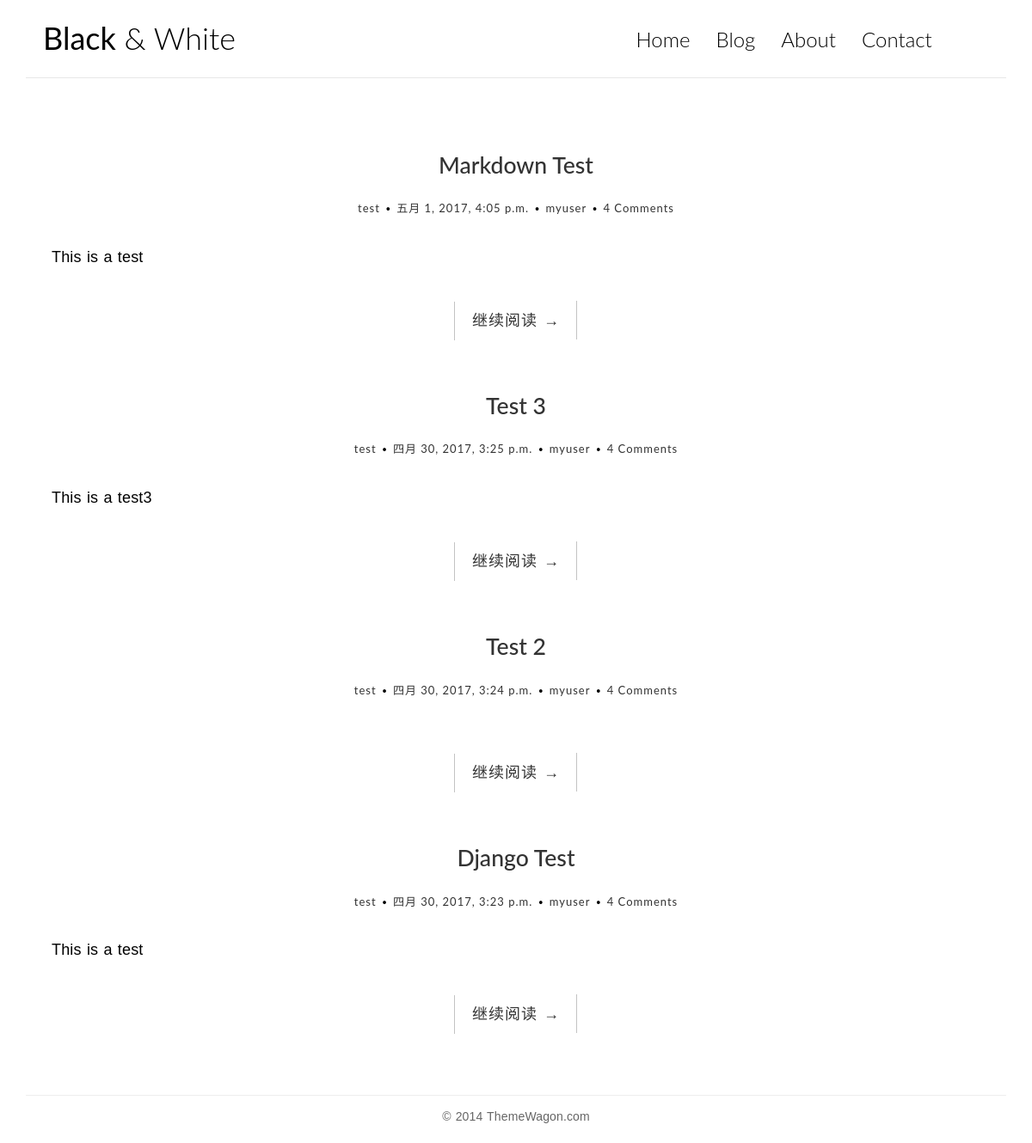
The app's page /fullscreen/ with its own data.
### blog/models.py (models this page shows, shortened)
class Post(models.Model):
	title = models.CharField(max_length=70)
	body = models.TextField()
	created_time = models.DateTimeField()
	modified_time = models.DateTimeField()
	excerpt = models.CharField(max_length=200, blank=True)
	category = models.ForeignKey(Category)
	tags = models.ManyToManyField(Tag, blank=True)
	author = models.ForeignKey(User)
	def get_absolute_url(self):
		return reverse('blog:detail', kwargs={'pk':self.pk})
	class Meta:
		ordering = ['-created_time','title']

class Category(models.Model):
	name = models.CharField(max_length=100)
	def __str__(self):
		return self.name

### blog/views.py (the view)
# urls.py: url(r'^fullscreen/$', views.fullscreen, name='fullscreen'),
def fullscreen(request):
	post_list = Post.objects.all()
	return render(request, 'blog/fullscreen.html', context={ 'post_list':post_list })

### templates/blog/fullscreen.html (shortened to what this page needs)
<!DOCTYPE html>
<html>
	<head>
	    {% load staticfiles %}
	    <link rel="stylesheet" href="{% static 'blog/css/bootstrap.min.css' %}">
	    <link rel="stylesheet" href="http://code.ionicframework.com/ionicons/2.0.1/css/ionicons.min.css">
	    <link rel="stylesheet" href="{% static 'blog/css/pace.css' %}">
	    <link rel="stylesheet" href="{% static 'blog/css/custom.css' %}">
	    <link rel="stylesheet" href="{% static 'blog/css/friendly.css' %}">
	</head>
	<body>
		<div class="container">
			<header id="site-header">
				<div class="row">
					<div class="col-md-4 col-sm-5 col-xs-8">
						<div class="logo">
							<h1><a href="index.html"><b>Black</b> &amp; White</a></h1>
						</div>
					</div>
					<div class="col-md-8 col-sm-7 col-xs-4">
						<nav class="main-nav" role="navigation">
							<div class="collapse navbar-collapse" id="bs-example-navbar-collapse-1">
  								<ul class="nav navbar-nav navbar-right">
    								<li class="cl-effect-11"><a href="index.html" data-hover="Home">Home</a></li>
    								<li class="cl-effect-11"><a href="full-width.html" data-hover="Blog">Blog</a></li>
    								<li class="cl-effect-11"><a href="about.html" data-hover="About">About</a></li>
    								<li class="cl-effect-11"><a href="contact.html" data-hover="Contact">Contact</a></li>
  								</ul>
							</div>
						</nav>
					</div>
				</div>
			</header>
		</div>
		<div class="content-body">
			<div class="container">
				<div class="row">
					<main class="col-md-12">
					{% for post in post_list %}
						<article class="post post-1">
							<header class="entry-header">
								<h1 class="entry-title">
									<a href="{{ post.get_absolute_url }}">{{ post.title }}</a>
								</h1>
								<div class="entry-meta">
									<span class="post-category"><a href="{% url 'blog:category' post.pk %}">{{ post.category }}</a></span>
									<span class="post-date"><a href="{% url 'blog:archives' post.created_time.year  post.created_time.month %}"><time class="entry-date" datetime="{{ post.created_time }}">{{ post.created_time }}</time></a></span>
									<span class="post-author"><a href="#">{{ post.author }}</a></span>
									<span class="comments-link"><a href="">4 Comments</a></span>
								</div>
							</header>
							<div class="entry-content clearfix">
								<p>{{ post.excerpt }}</p>
								<div class="read-more cl-effect-14">
									<a href="{{ post.get_absolute_url }}" class="more-link">继续阅读 <span class="meta-nav">→</span></a>
								</div>
							</div>
						</article>
					{% empty %}
						<div class="no-post">暂时还没有发布的文章！</div>
					{% endfor %}
					</main>
				</div>
			</div>
		</div>
		<footer id="site-footer">
			<div class="container">
				<div class="row">
					<div class="col-md-12">
						<p class="copyright">&copy; 2014 ThemeWagon.com</p>
					</div>
				</div>
			</div>
		</footer>
	</body>
</html>

### blog/static/blog/css/custom.css (style rules this page uses)
* { outline: none; }
h1, h2, h3, h4, h5, h6 { margin-top: 0; }
b { font-weight: 400; }
a { color: #333; }
body { color: #444; font-family: 'Lato', sans-serif; }
p { font-family: 'Ubuntu', sans-serif; font-weight: 400; word-spacing: 1px; letter-spacing: 0.01em; }
#site-header { background-color: #FFF; padding: 25px 20px; margin-bottom: 40px; border-bottom: 1px solid #e7e7e7; }
.logo h1 a { color: #000; }
.logo h1 { margin: 0; font-family: 'Lato', sans-serif; font-weight: 300; }
.main-nav { margin-top: 11px; max-width: 95%; }
.main-nav a { color: #000000 !important; padding: 0 0 5px 0 !important; margin-right: 30px; font-family: 'Lato', sans-serif; font-weight: 300; font-size: 24px; }
.cl-effect-11 a { padding: 10px 0; color: #0972b4; text-shadow: none; }
.cl-effect-11 a::before { position: absolute; top: 0; left: 0; overflow: hidden; padding: 0 0 5px 0 !important; max-width: 0; border-bottom: 1px solid #000; color: #000; content: attr(data-hover); -webkit-transition: max-width 0.5s; -moz-transition: max-width 0.5s; transition: max-width 0.5s; }
.content-body { padding-bottom: 4em; }
.post, .comment-area { background: #fff; padding: 30px 30px 0; }
.entry-title { text-align: center; font-size: 1.9em; margin-bottom: 20px; line-height: 1.6; padding: 10px 20px 0; }
.entry-meta { text-align: center; color: #DDDDDD; font-size: 13px; letter-spacing: 1px; margin-bottom: 30px; }
.entry-content { font-size: 18px; line-height: 1.9; font-weight: 300; color: #000; }
.post-category, .post-date, .post-author { position: relative; padding-right: 15px; }
.post-category::after, .post-date::after, .post-author::after { position: absolute; content: '.'; color: #000; font-size: 30px; top: -22px; right: 1px; }
.read-more { font-family: 'Ubuntu', sans-serif; font-weight: 400; word-spacing: 1px; letter-spacing: 0.01em; text-align: center; margin-top: 20px; }
.cl-effect-14 a { padding: 0 20px; height: 45px; line-height: 45px; position: relative; display: inline-block; margin: 15px 25px; letter-spacing: 1px; font-weight: 400; text-shadow: 0 0 1px rgba(255,255,255,0.3); }
.cl-effect-14 a::before, .cl-effect-14 a::after { position: absolute; width: 45px; height: 1px; background: #C3C3C3; content: ''; -webkit-transition: all 0.3s; -moz-transition: all 0.3s; transition: all 0.3s; pointer-events: none; }
.cl-effect-14 a::before { top: 0; left: 0; -webkit-transform: rotate(90deg); -moz-transform: rotate(90deg); transform: rotate(90deg); -webkit-transform-origin: 0 0; -moz-transform-origin: 0 0; transform-origin: 0 0; }
.cl-effect-14 a::after { right: 0; bottom: 0; -webkit-transform: rotate(90deg); -moz-transform: rotate(90deg); transform: rotate(90deg); -webkit-transform-origin: 100% 0; -moz-transform-origin: 100% 0; transform-origin: 100% 0; }
#site-footer { padding-top: 10px; padding: 0 0 1.5em 0; }
.copyright { text-align: center; padding-top: 1em; margin: 0; border-top: 1px solid #eee; color: #666; }

### records on screen
Post: title "Markdown Test", category "test", created_time "五月 1, 2017, 4:05 p.m.", author "myuser", excerpt "This is a test"
Post: title "Test 3", category "test", created_time "四月 30, 2017, 3:25 p.m.", author "myuser", excerpt "This is a test3"
Post: title "Test 2", category "test", created_time "四月 30, 2017, 3:24 p.m.", author "myuser"
Post: title "Django Test", category "test", created_time "四月 30, 2017, 3:23 p.m.", author "myuser", excerpt "This is a test"
